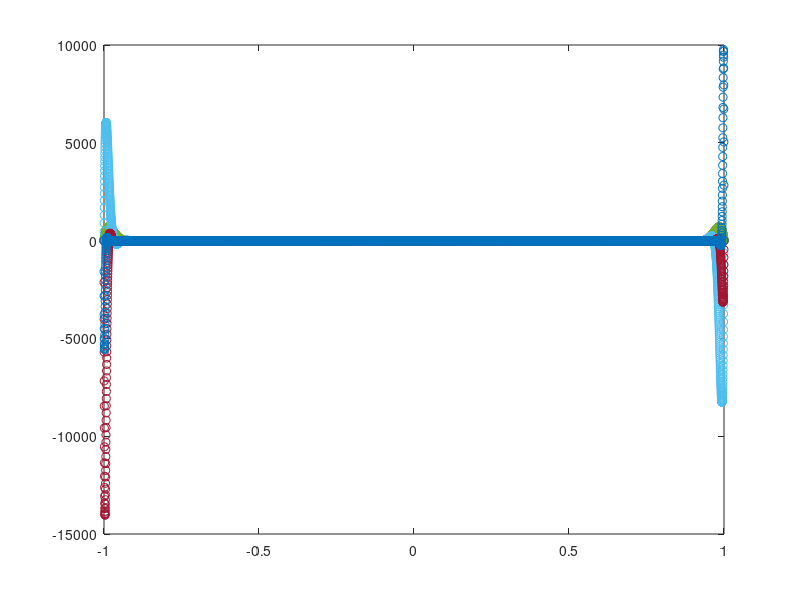
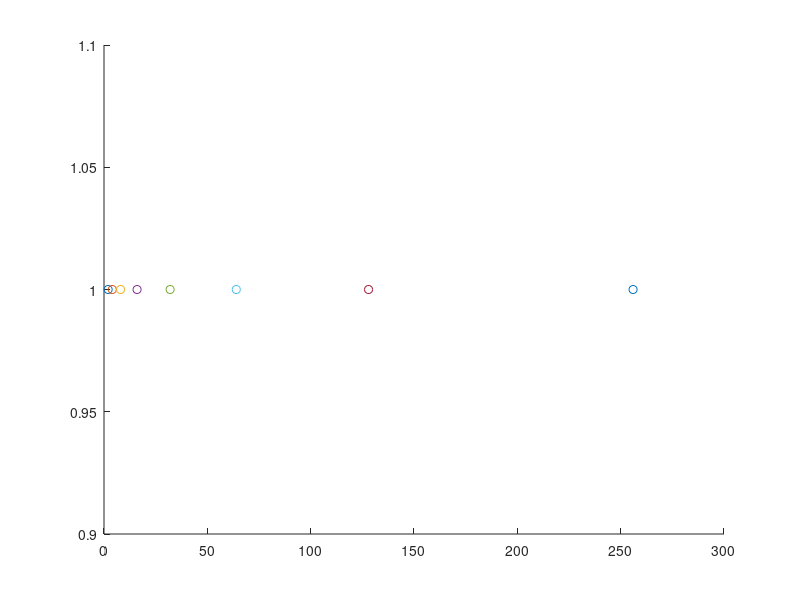
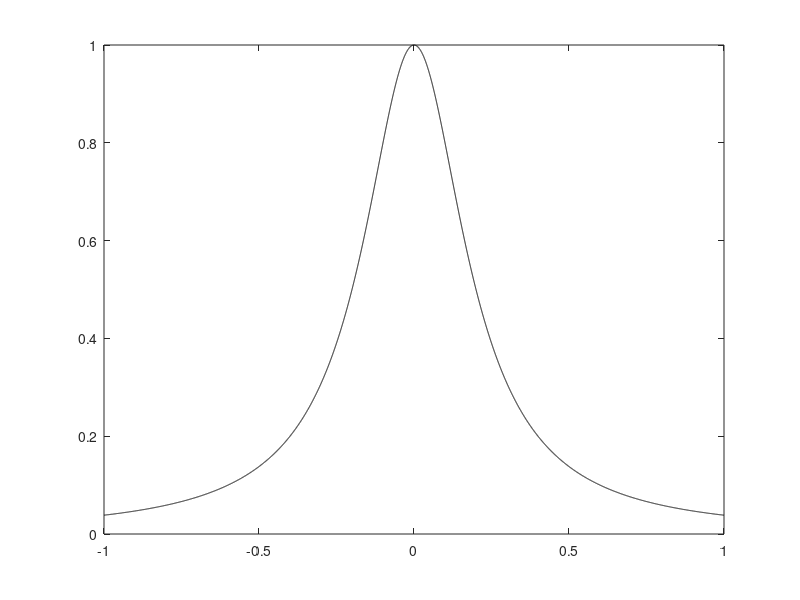

Source code (MATLAB) for these figures, in order: (Note: this script raises an error after producing the figures.)
clear;
clc;

%% Define function to interpolate
 f = @(x) 1./(1+25*x.^2);

 %setup different number of points
 Nd = [2,4,8,16,32,64,128,256];
%  Nd = [9,50]; % assignment 1(c) points
 
% Setup the points at which we want to evaluate the interpolant
xe = linspace(-1,1,10000)'; %generate evenly-spaced points
ye = f(xe); %evaluate function

% Preallocate space for numerical solution
ye_num = zeros(length(ye),length(Nd));

%% Loop for equispaced points interpolation
figure
plot(xe,ye,'black');
pause

for it=1:length(Nd)
   x = linspace(-1,1,Nd(it))'; %generate evenly-spaced points in [-1,1].
    y = f(x);
    
    % Form Vandermonde matrix "intelligently"
    V = zeros(length(x),length(x));
    for vit = 1:Nd(it)
        V(:,vit) = x.^(vit-1);
    end
    
    a = V\y;
    
    % Evaluate polynomial interpolant by building eval matrix and
    % multiplying with coefficients.
    Ve = zeros(length(xe),length(x));
    for vit = 1:Nd(it)
        Ve(:,vit) = xe.^(vit-1);
    end
    ye_num(:,it) = Ve*a; %Do the matrix-vector product to predict values
   

% Plots for equispaced points on Vandermonde

    hold on;
    plot(xe,ye_num(:,it),'o');
    drawnow
    pause
    
end %loop end

%% Plots for equispaced
figure
pause
for it=1:length(Nd)
    hold on;
    plot(Nd(it),cond(ye_num(:,it)),'o');
    drawnow
    pause
end

%% Loop for chebyshev points interpolation
figure
plot(xe,ye,'black');
pause

elapsed = zeros(length(Nd),1);

for it=1:length(Nd)
   x = chebextrema(-1,1,Nd(it)); %generate evenly-spaced points in [-1,1].
    y = f(x);
    
    % Form Vandermonde matrix "intelligently"
    V = zeros(length(x),length(x));
    for vit = 1:Nd(it)
        V(:,vit) = x.^(vit-1);
    end
    tic %timer
    a = V\y;
    
    % Evaluate polynomial interpolant by building eval matrix and
    % multiplying with coefficients.
    Ve = zeros(length(xe),length(x));
    for vit = 1:Nd(it)
        Ve(:,vit) = xe.^(vit-1);
    end
    ye_num(:,it) = Ve*a; %Do the matrix-vector product to predict values
    elapsed(it) = toc;

% Plots for chebyshev points on Vandermonde

    hold on;
    plot(xe,ye_num(:,it),'o');
    drawnow
    pause
    
end %loop end

%% Plots for chebyshev points
figure
pause
for it=1:length(Nd)
    hold on;
    plot(Nd(it),cond(ye_num(:,it)),'o');
    drawnow
    pause
end
%time plot vs accuracy
figure
e2 = zeros(length(Nd),1);
for it=1:length(Nd)
     e2(it,1) = norm(ye_num(:,it)-ye)./norm(ye);
end
semilogy(elapsed,e2);
